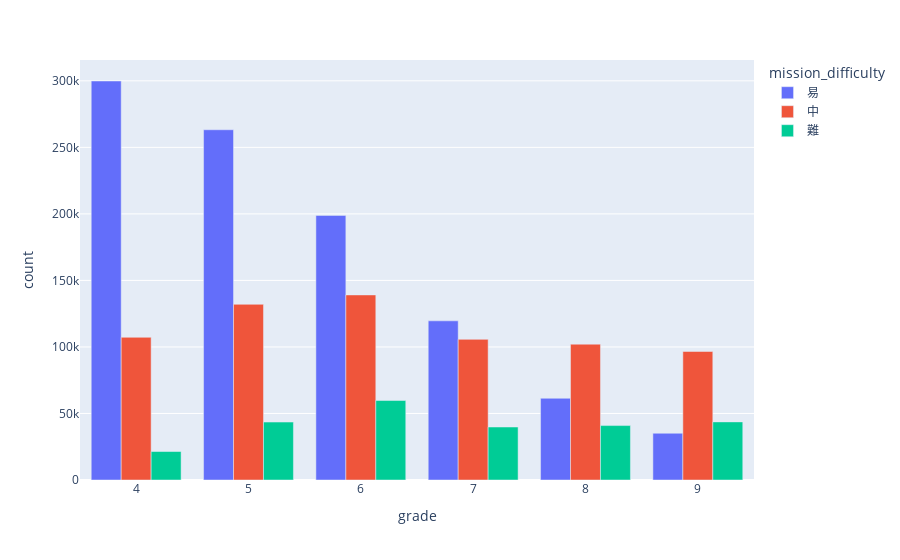

Notebook code cell kept with this figure:
### Code cell
fig = px.bar(df_, x='grade', y='count', color='mission_difficulty', barmode='group')
fig.show()

### Figure 1 — Plotly figure (JSON) as saved in the notebook; plotly's stock layout.template omitted (floating-point values rounded to 4 significant figures)
{"data": [{"alignmentgroup": "True", "hovertemplate": "mission_difficulty=易<br>grade=%{x}<br>count=%{y}<extra></extra>", "legendgroup": "易", "marker": {"color": "#636efa", "pattern": {"shape": ""}}, "name": "易", "offsetgroup": "易", "orientation": "v", "showlegend": true, "textposition": "auto", "type": "bar", "x": [4, 5, 6, 9, 7, 8], "xaxis": "x", "y": [299871, 263235, 198848, 35145, 119623, 61428], "yaxis": "y"}, {"alignmentgroup": "True", "hovertemplate": "mission_difficulty=中<br>grade=%{x}<br>count=%{y}<extra></extra>", "legendgroup": "中", "marker": {"color": "#EF553B", "pattern": {"shape": ""}}, "name": "中", "offsetgroup": "中", "orientation": "v", "showlegend": true, "textposition": "auto", "type": "bar", "x": [4, 9, 5, 6, 7, 8], "xaxis": "x", "y": [107242, 96584, 132033, 139089, 105693, 102075], "yaxis": "y"}, {"alignmentgroup": "True", "hovertemplate": "mission_difficulty=難<br>grade=%{x}<br>count=%{y}<extra></extra>", "legendgroup": "難", "marker": {"color": "#00cc96", "pattern": {"shape": ""}}, "name": "難", "offsetgroup": "難", "orientation": "v", "showlegend": true, "textposition": "auto", "type": "bar", "x": [8, 6, 5, 4, 7, 9], "xaxis": "x", "y": [40907, 59737, 43534, 21407, 39824, 43684], "yaxis": "y"}], "layout": {"barmode": "group", "legend": {"title": {"text": "mission_difficulty"}, "tracegroupgap": 0}, "margin": {"t": 60}, "xaxis": {"anchor": "y", "domain": [0, 1], "title": {"text": "grade"}}, "yaxis": {"anchor": "x", "domain": [0, 1], "title": {"text": "count"}}}}
